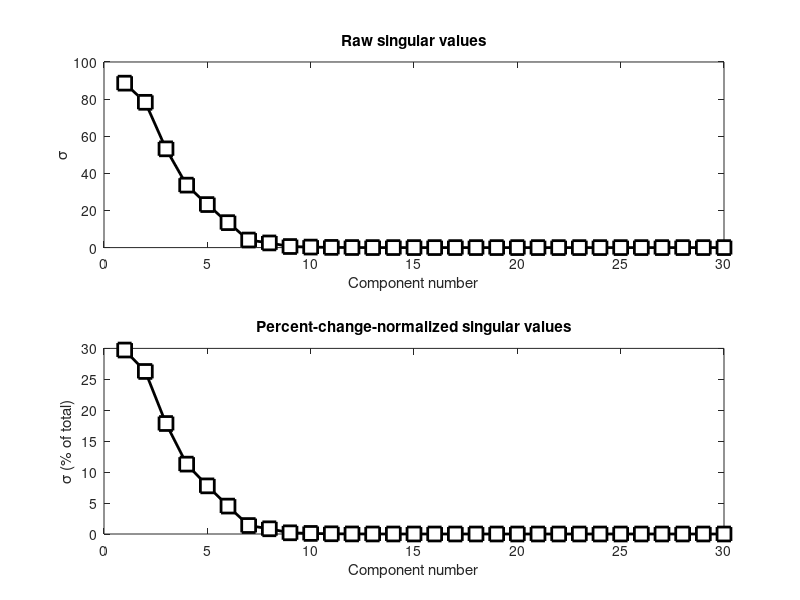

The MATLAB source for this figure:
%%
%     COURSE: Linear algebra: theory and implementation
%    SECTION: Singular value decomposition
%      VIDEO: Convert singular values to percent variance
% Instructor: sincxpress.com
% Course url: https://www.udemy.com/course/linear-algebra-theory-and-implementation/?couponCode=202110
% 
%%

% matrix sizes
m = 40;
n = 30;

% define a 2D Gaussian for smoothing
k = round((m+n)/4);
[X,Y] = meshgrid(linspace(-3,3,k));
g2d = exp( -(X.^2 + Y.^2)/(k/8) );


% matrix
A = conv2(randn(m,n),g2d,'same');

%%

Ascaled = A*1;

% SVD (need only singular values)
s = svd(Ascaled);

% convert to percent variance
spct = 100*s/sum(s);

% plot the singular values for comparison
figure(6), clf
subplot(211)
plot(s,'ks-','linew',2,'markersize',10,'markerfacecolor','w')
xlabel('Component number'), ylabel('\sigma')
title('Raw singular values')

subplot(212)
plot(spct,'ks-','linew',2,'markersize',10,'markerfacecolor','w')
xlabel('Component number'), ylabel('\sigma (% of total)')
title('Percent-change-normalized singular values')

%% done.
